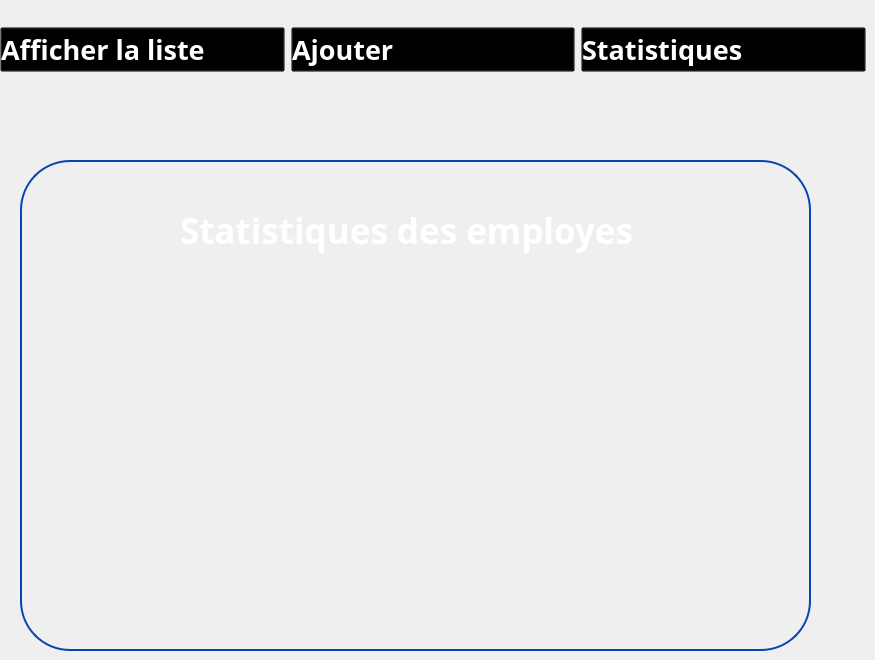
   <widget class="QWidget" name="statemploye">
    <widget class="QGroupBox" name="groupBox_44">
     <property name="geometry">
      <rect>
       <x>20</x>
       <y>160</y>
       <width>791</width>
       <height>491</height>
      </rect>
     </property>
     <property name="styleSheet">
      <string notr="true">QGroupBox {
	border-radius:50px;
    border: 2px solid #0447AF; /* Red border */
}
</string>
     </property>
     <property name="title">
      <string/>
     </property>
     <widget class="QLabel" name="label_148">
      <property name="geometry">
       <rect>
        <x>190</x>
        <y>30</y>
        <width>51</width>
        <height>51</height>
       </rect>
      </property>
      <property name="text">
       <string/>
      </property>
      <property name="pixmap">
       <pixmap>../../Downloads/wetransfer_gestion-de-formations_2024-02-16_1550/icons/client.png</pixmap>
      </property>
      <property name="scaledContents">
       <bool>true</bool>
      </property>
     </widget>
     <widget class="QLabel" name="label_149">
      <property name="geometry">
       <rect>
        <x>160</x>
        <y>40</y>
        <width>671</width>
        <height>61</height>
       </rect>
      </property>
      <property name="font">
       <font>
        <family>Plus Jakarta Sans</family>
        <pointsize>26</pointsize>
        <weight>75</weight>
        <bold>true</bold>
       </font>
      </property>
      <property name="styleSheet">
       <string notr="true">color:white;
    background: transparent;
</string>
      </property>
      <property name="text">
       <string>Statistiques des employes</string>
      </property>
     </widget>
     <widget class="QLabel" name="label_150">
      <property name="geometry">
       <rect>
        <x>70</x>
        <y>20</y>
        <width>81</width>
        <height>81</height>
       </rect>
      </property>
      <property name="text">
       <string/>
      </property>
      <property name="pixmap">
       <pixmap>:/Desktop/imageprojetcpp/gestion-de-projet.png</pixmap>
      </property>
      <property name="scaledContents">
       <bool>true</bool>
      </property>
     </widget>
    </widget>
    <widget class="QWidget" name="horizontalLayoutWidget_13">
     <property name="geometry">
      <rect>
       <x>0</x>
       <y>10</y>
       <width>866</width>
       <height>80</height>
      </rect>
     </property>
     <layout class="QHBoxLayout" name="horizontalLayout_16">
      <item>
       <widget class="QPushButton" name="pushButton_117">
        <property name="font">
         <font>
          <family>Gill Sans MT</family>
          <pointsize>20</pointsize>
          <weight>75</weight>
          <bold>true</bold>
         </font>
        </property>
        <property name="styleSheet">
         <string notr="true">QPushButton:hover {
    color: blue;
    background: transparent;
}

QPushButton {
    text-align: left;
    background: transparent;
    color: rgb(255,255,255);
}
</string>
        </property>
        <property name="text">
         <string>Afficher la liste</string>
        </property>
        <property name="icon">
         <iconset>
          <normaloff>../../Downloads/wetransfer_icons_2024-02-06_1419/icons/liste-de-controle.png</normaloff>../../Downloads/wetransfer_icons_2024-02-06_1419/icons/liste-de-controle.png</iconset>
        </property>
        <property name="iconSize">
         <size>
          <width>50</width>
          <height>46</height>
         </size>
        </property>
       </widget>
      </item>
      <item>
       <widget class="QPushButton" name="pushButton_118">
        <property name="font">
         <font>
          <family>Gill Sans MT</family>
          <pointsize>20</pointsize>
          <weight>75</weight>
          <bold>true</bold>
         </font>
        </property>
        <property name="styleSheet">
         <string notr="true">QPushButton:hover {
    color: blue;
    background: transparent;
}

QPushButton {
    text-align: left;
    background: transparent;
    color: rgb(255,255,255);
}
</string>
        </property>
        <property name="text">
         <string>Ajouter </string>
        </property>
        <property name="icon">
         <iconset>
          <normaloff>../../Downloads/wetransfer_icons_2024-02-06_1419/icons/image (3).png</normaloff>../../Downloads/wetransfer_icons_2024-02-06_1419/icons/image (3).png</iconset>
        </property>
        <property name="iconSize">
         <size>
          <width>50</width>
          <height>46</height>
         </size>
        </property>
       </widget>
      </item>
      <item>
       <widget class="QPushButton" name="pushButton_119">
        <property name="font">
         <font>
          <family>Gill Sans MT</family>
          <pointsize>20</pointsize>
          <weight>75</weight>
          <bold>true</bold>
         </font>
        </property>
        <property name="styleSheet">
         <string notr="true">QPushButton:hover {
    color: blue;
    background: transparent;
}

QPushButton {
    text-align: left;
    background: transparent;
    color: rgb(255,255,255);
}

</string>
        </property>
        <property name="text">
         <string>Statistiques</string>
        </property>
        <property name="icon">
         <iconset>
          <normaloff>../../Downloads/wetransfer_icons_2024-02-06_1419/icons/image (2).png</normaloff>../../Downloads/wetransfer_icons_2024-02-06_1419/icons/image (2).png</iconset>
        </property>
        <property name="iconSize">
         <size>
          <width>50</width>
          <height>46</height>
         </size>
        </property>
       </widget>
      </item>
     </layout>
    </widget>
   </widget>
